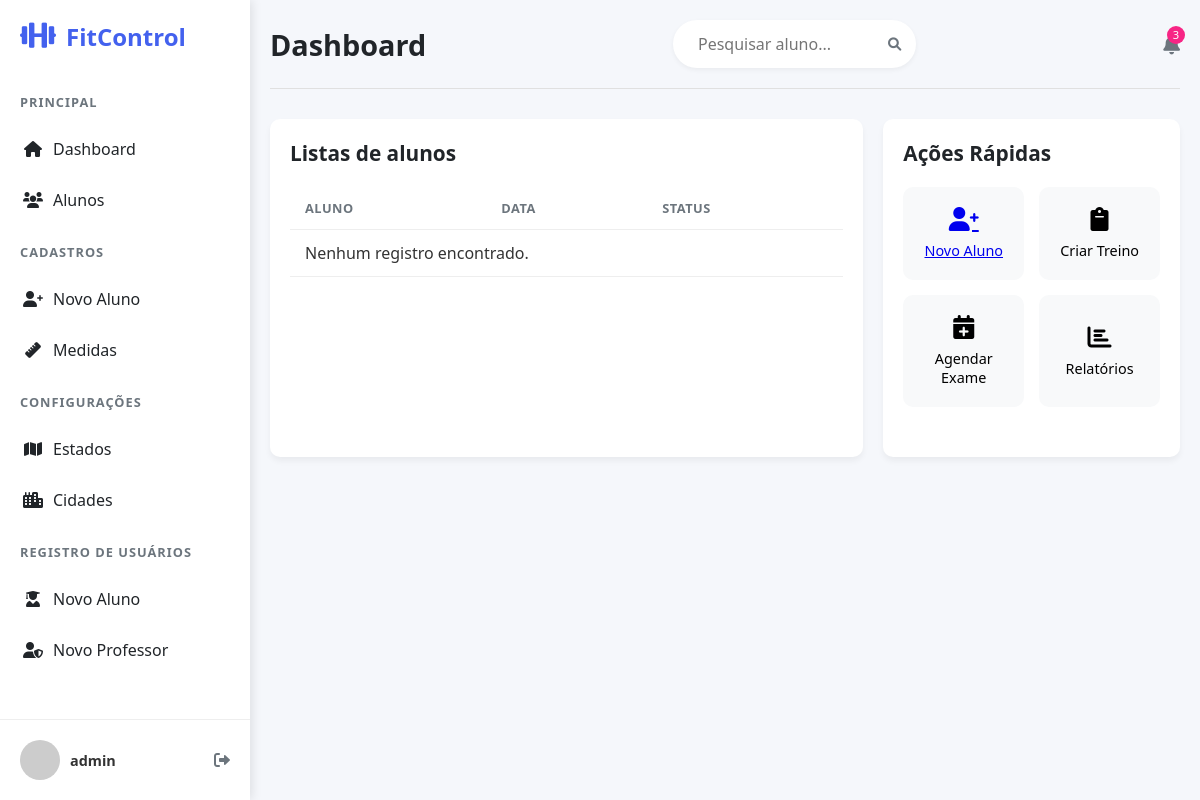
The page /listar/aluno/ (signed in) on the database as committed earlier.
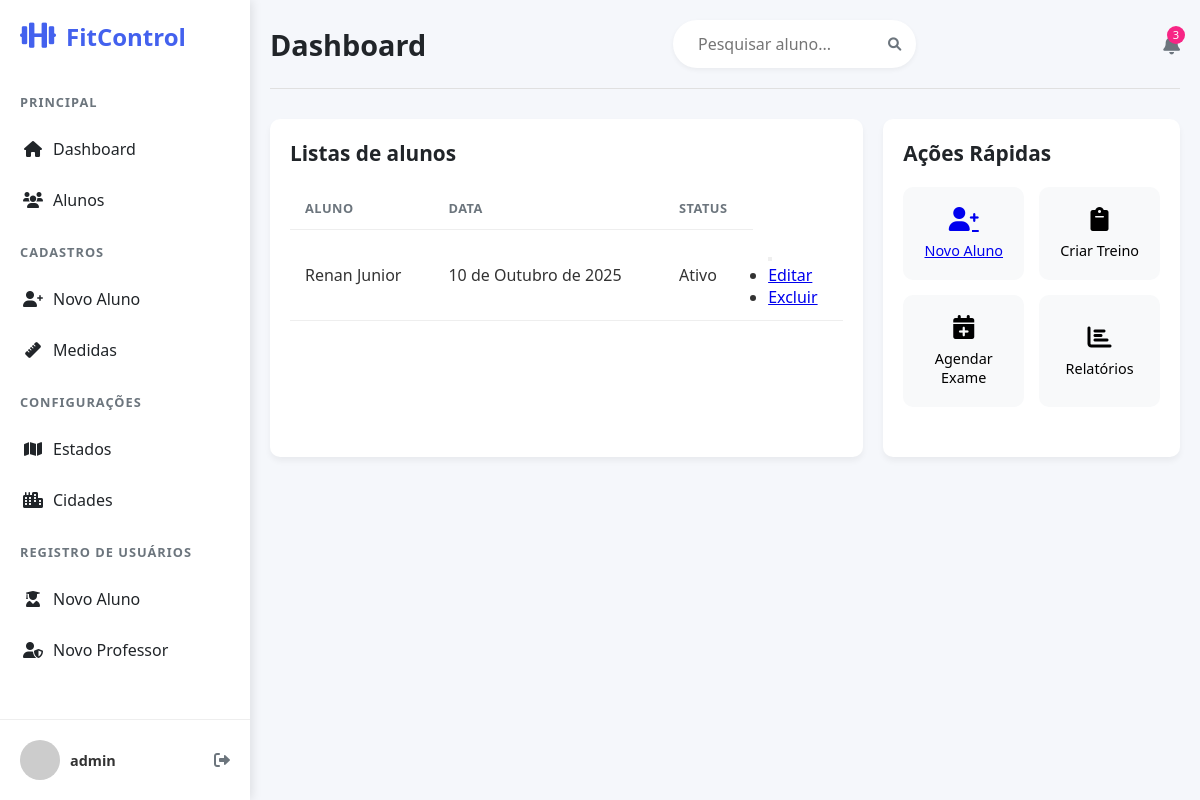
The same page on the database as committed later.
### usuarios/models.py (models this page shows, shortened)
class Aluno(models.Model):
    SEXO = [('Masculino', 'Masculino'), ('Feminino', 'Feminino'), ('Outro', 'Outro')]
    STATUS = [('Ativo', 'Ativo'),('Inativo', 'Inativo'),('Pendente', 'Pendente'),
]
    nome = models.CharField(max_length=120, verbose_name="Nome do Aluno")
    idade = models.IntegerField(verbose_name="Idade do Aluno")
    cpf = models.CharField(max_length=11, verbose_name="CPF do Aluno", unique=True)
    telefone = models.CharField(max_length=10, verbose_name="Telefone do Aluno")
    objetivo = models.CharField(max_length=400, verbose_name="Objetivo do Aluno")
    data_criacao = models.DateField(auto_now_add=True, verbose_name="Data de Criação")
    status = models.CharField(max_length=12,choices=STATUS,default='Ativo')
    sexo = models.CharField(max_length=10, verbose_name="Sexo do Aluno", choices=SEXO, default='Outros')
    cidade = models.ForeignKey(Cidade, on_delete=models.PROTECT, verbose_name="Cidade do Aluno")
    professor = models.ForeignKey('auth.User', on_delete=models.PROTECT, verbose_name="Professor do Aluno", related_name='meus_alunos')
    usuario = models.OneToOneField('auth.User', on_delete=models.PROTECT, verbose_name="Usuário do Aluno", related_name='perfi_aluno')

### usuarios/views.py (the view)
# urls.py: path('listar/aluno/', AlunoList.as_view(), name='listar_alunos'),
class AlunoList(ListView):
    model = Aluno
    template_name = 'cadastros/listas/aluno.html'
    def get_queryset(self):
        user = self.request.user
        if not user.is_authenticated:
            return Aluno.objects.none()
        if user.is_superuser:
            return Aluno.objects.all()
        return Aluno.objects.filter(professor=user)

### usuarios/templates/cadastros/listas/aluno.html (shortened to what this page needs)
{% extends 'paginas/modelo.html' %}
{% load static %}
{% block conteudo %}
       <div class="content-grid">
                <section class="recent-trainings">
                    <h2>Listas de alunos</h2>
                    <div class="table-container">
                        <table>
                                <tr>
                                    <th>Aluno</th>
                                    <th>Data</th>
                                    <th>Status</th>
                                </tr>
                             {% for aluno in object_list %}
        <tr>
            <td>{{ aluno.nome }}</td>
            <td>{{ aluno.data_criacao }}</td>
            <td>{{ aluno.status }}</td>
            <td>
                <div class="dropdown">
                    <button class="btn btn-outline-dark btn-sm dropdown-toggle" type="button" data-bs-toggle="dropdown" aria-expanded="false">
                    </button>
                    <ul class="dropdown-menu">
                        <li><a href="{% url 'editar_aluno' aluno.id %}"> Editar</a></li>
                        <li><a class="dropdown-item link-danger" href="{% url 'excluir_aluno' aluno.id %}"> Excluir</a></li>
                    </ul>
                </div>
            </td>
        </tr>
        {% empty %}
        <tr>
            <td colspan="4">Nenhum registro encontrado.</td>
        </tr>
        {% endfor %}
                        </table>
                    </div>
                </section>
                <section class="quick-actions">
                    <h2>Ações Rápidas</h2>
                    <div class="actions-grid">
                        <a class="action-card" href="{% url "cadastrar_aluno" %}">
                            <i class="fas fa-user-plus"></i>
                            <span>Novo Aluno</span>
                        </a>
                        <button class="action-card">
                            <i class="fas fa-clipboard"></i>
                            <span>Criar Treino</span>
                        </button>
                        <button class="action-card">
                            <i class="fas fa-calendar-plus"></i>
                            <span>Agendar Exame</span>
                        </button>
                        <button class="action-card">
                            <i class="fas fa-chart-bar"></i>
                            <span>Relatórios</span>
                        </button>
                    </div>
{% endblock %}

Rows that differ between the two databases and show on the page:
added Aluno: nome "Renan Junior", data_criacao "10 de Outubro de 2025", status "Ativo"
Other text that changed with them:
text no longer shown: "Nenhum registro encontrado."
